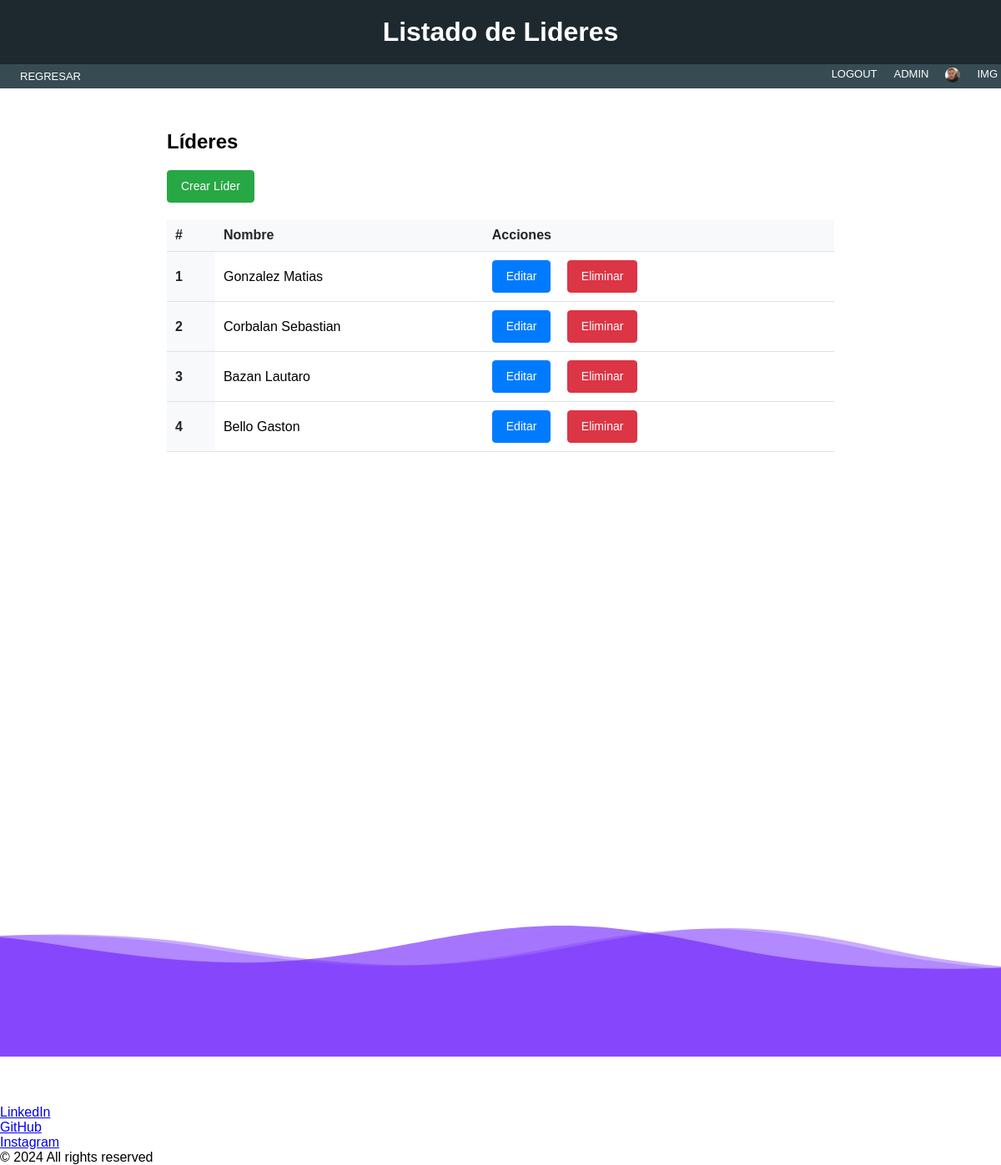
The page /Projects/lider-list/ (signed in) on the database its author committed.
### Projects/models.py (models this page shows, shortened)
class Avatar(models.Model):
    user = models.OneToOneField(User, on_delete=models.CASCADE, related_name='avatar')
    image = models.ImageField(upload_to='avatars/')

class Lider(models.Model):
    nombre = models.CharField(max_length=20)

### Projects/views.py (the view)
# urls.py: path("lider-list/", LiderListView.as_view(), name="list_lider"),
class LiderListView(LoginRequiredMixin, ListView):
    model = Lider
    template_name = "Projects/master/list_detail_lider.html"
    context_object_name = "LIST_DETAIL_LIDER"

### Projects/templates/Projects/master/list_detail_lider.html (shortened to what this page needs)
{% extends 'Projects/base.html' %} {% load static %}  {% block h1 %}
<h1>Listado de Lideres</h1>
{% endblock %} {% block nav %}
<link
  rel="stylesheet"
  href="{% static 'Projects/css/styles_list_lider_sponsor.css' %}"
/>
<ul>
  <li><a href="{% url 'list_cards' %}">REGRESAR</a></li>
</ul>
{% endblock %} {% block content %}
<section class="py-5">
  <div class="container">
    <div class="d-flex justify-content-between align-items-center mb-3">
      <h2 class="mb-0">Líderes</h2>
      <a href="{% url 'create_lider' %}" class="btn btn-success">Crear Líder</a>
    </div>
    <table class="table">
      <thead>
        <tr>
          <th scope="col">#</th>
          <th scope="col">Nombre</th>
          <th scope="col">Acciones</th>
        </tr>
      </thead>
      <tbody>
        {% if LIST_DETAIL_LIDER %} {% for lider in LIST_DETAIL_LIDER %}
        <tr>
          <th scope="row">{{ forloop.counter }}</th>
          <td>{{ lider.nombre }}</td>
          <td>
            <a
              href="{% url 'update_lider' lider.id %}"
              class="btn btn-primary btn-sm"
              >Editar</a
            >
            <a
              href="{% url 'delete_lider' lider.id %}"
              class="btn btn-primary btn-sm btn-danger"
              >Eliminar</a
            >
          </td>
        </tr>
        {% endfor %} {% else %}
        <tr>
          <td colspan="3">No hay Líderes.</td>
        </tr>
        {% endif %}
      </tbody>
    </table>
  </div>
</section>
{% endblock %}

### Projects/templates/Projects/base.html (shortened to what this page needs)
{% load static %}
<!DOCTYPE html>
<html lang="en">
  <head>
    <link rel="stylesheet" href="{% static 'Projects/css/styles_title.css' %} " />
  </head>
  <body>
    <header>
      <div class="header-container">{% block h1 %} {% endblock h1 %}</div>
    </header>
    <nav>
      <div class="left-menu">
        {% block nav %} {% endblock nav %}
      </div>
      {% if user.is_authenticated %}
      <div class="right-menu">
        <ul>
          <li><a href="{% url 'logout' %}">LOGOUT</a></li>
        </ul>
        <ul>
          <li><a href="{% url 'edit_user' %}">{{ user|upper }}</a></li>
        </ul>
        <ul>
          {% if user.avatar.image %}
          <li><img src="{{ user.avatar.image.url }}" alt="Avatar" style="height: 18px; width: 18px; border-radius: 50%;"></li>
          {% endif %}
        </ul>
        <ul>
          <li><a href="{% url 'avatar_add' %}">IMG</a></li>
        </ul>
      {% endif %}
    </nav>
    <main>{% block content %} {% endblock content %}</main>
  </body>
  <footer>
      <div class="background">
      </div>
      <section>
        <ul class="socials">
          <li><a class="fa-brands fa-x-twitter"></a></li>
          <li><a class="fa-brands fa-facebook"></a></li>
          <li><a class="fa-brands fa-linkedin"></a></li>
        </ul>
        <ul class="links">
          <li><a href="https://www.linkedin.com/in/matiasagustingonzalez" target="_blank">LinkedIn</a></li>
          <li><a href="https://github.com/MatiasAgustinGonzalez" target="_blank">GitHub</a></li>
          <li><a href="https://www.instagram.com/_matiagus" target="_blank">Instagram</a></li>
        </ul>
        <p class="legal">© 2024 All rights reserved</p>
      </section>
    </footer>
</html>

### Projects/static/Projects/css/styles_title.css (style rules this page uses)
* { margin: 0; padding: 0; box-sizing: border-box; }
.header-container { background-color: #1d292f; color: #fff; text-align: center; font-family: sans-serif; padding: 20px; }
nav { background-color: #374b53; color: #fff; font-family: sans-serif; padding: 4px; display: flex; justify-content: space-between; align-items: center; }
.left-menu { display: flex; }
.right-menu { display: flex; }
nav ul { list-style-type: none; display: flex; justify-content: flex-end; font-size: 13px; }
nav li { margin-left: 20px; cursor: pointer; }
nav a { color: #fff; text-decoration: none; }

### Projects/static/Projects/css/styles_list_lider_sponsor.css (style rules this page uses)
* { font-family: sans-serif; }
.table { width: 100%; border-collapse: collapse; }
.table th, .table td { padding: 10px; border-bottom: 1px solid #dee2e6; }
.table th { background-color: #f8f9fa; color: #212529; font-weight: 600; text-align: left; }
.table td { vertical-align: middle; }
.btn { display: inline-block; padding: 8px 16px; font-size: 14px; font-weight: 500; line-height: 1.5; text-align: center; text-decoration: none; cursor: pointer; border: 1px solid transparent; border-radius: 4px; transition: all 0.3s ease-in-out; }
.btn-primary { color: #fff; background-color: #007bff; border-color: #007bff; }
.btn-success { margin-bottom: 20px; color: #fff; background-color: #28a745; border-color: #28a745; }
.container { max-width: 800px; margin: 50px auto; }
.btn-danger { color: #fff; background-color: #dc3545; border-color: #dc3545; }
h2 { margin-bottom: 20px; }
.btn { margin-right: 15px; }

### rows shown on the page
Lider: nombre "Gonzalez Matias"
Lider: nombre "Corbalan Sebastian"
Lider: nombre "Bazan Lautaro"
Lider: nombre "Bello Gaston"

### other values the page prints
{{ user|upper }} "ADMIN"
